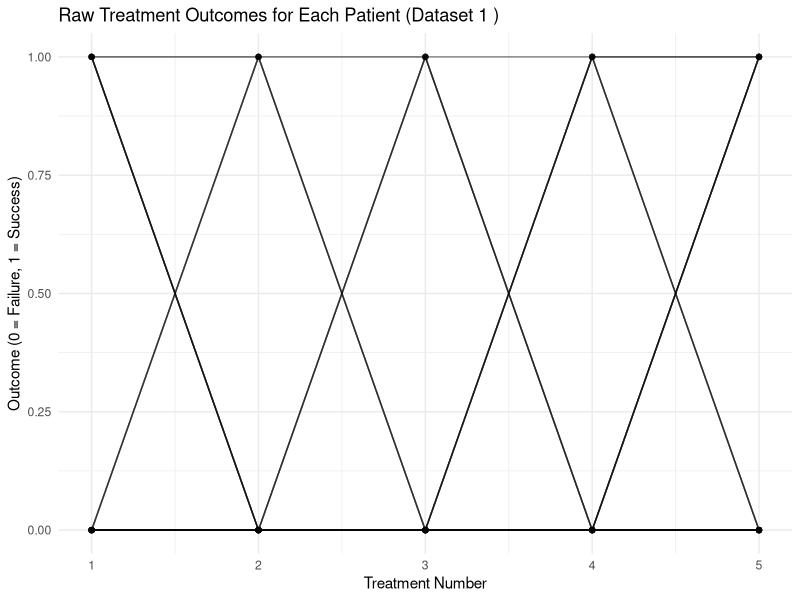
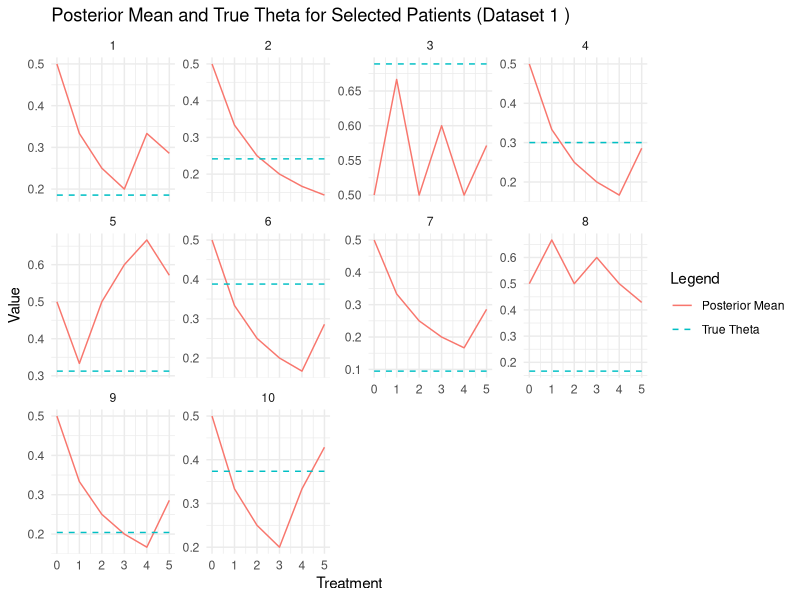
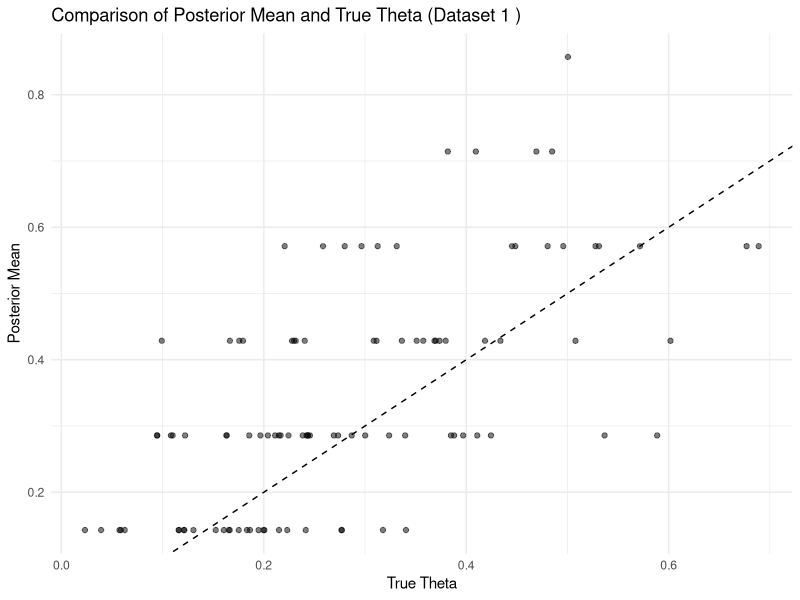
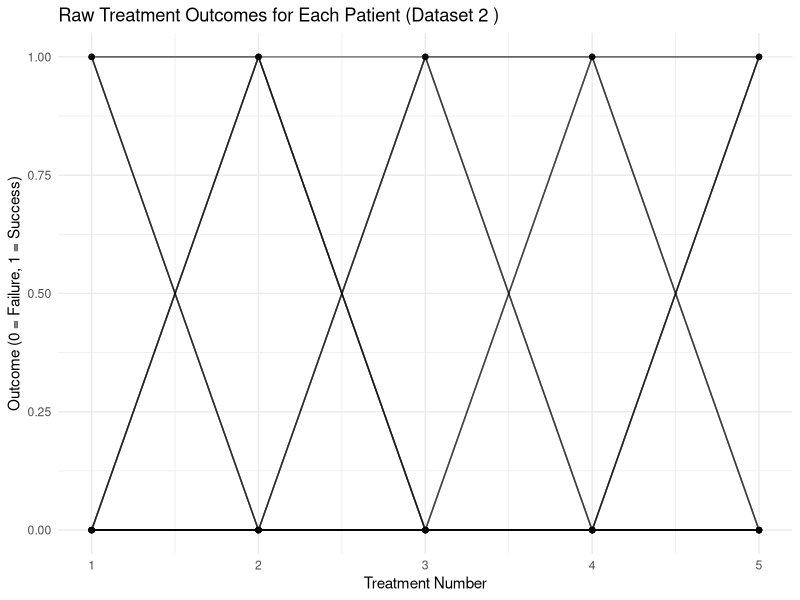
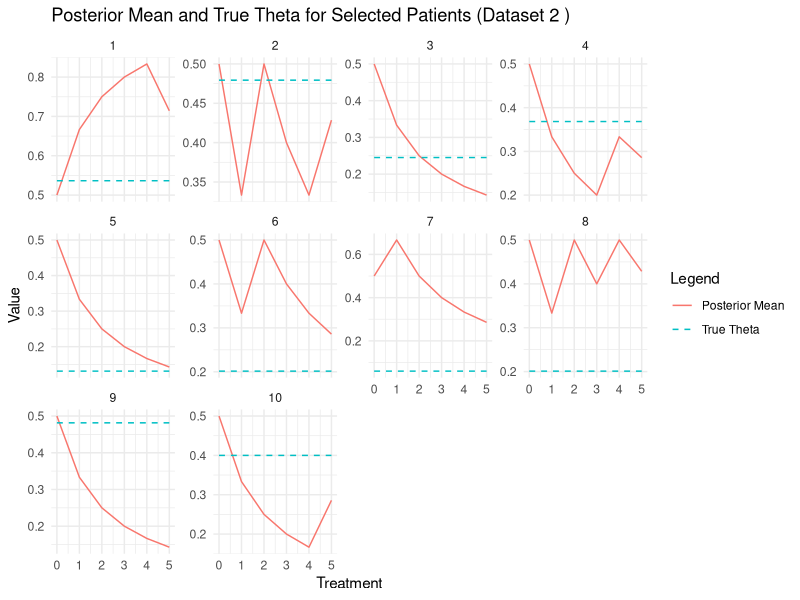
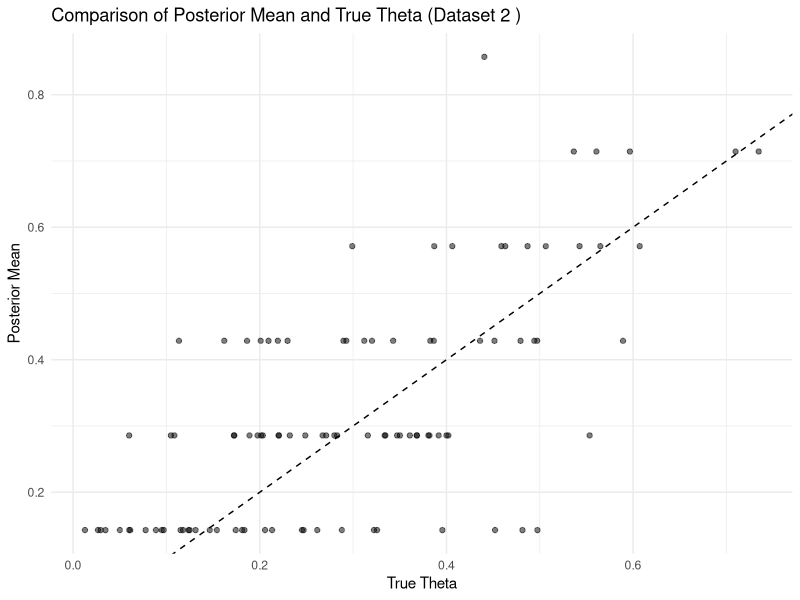
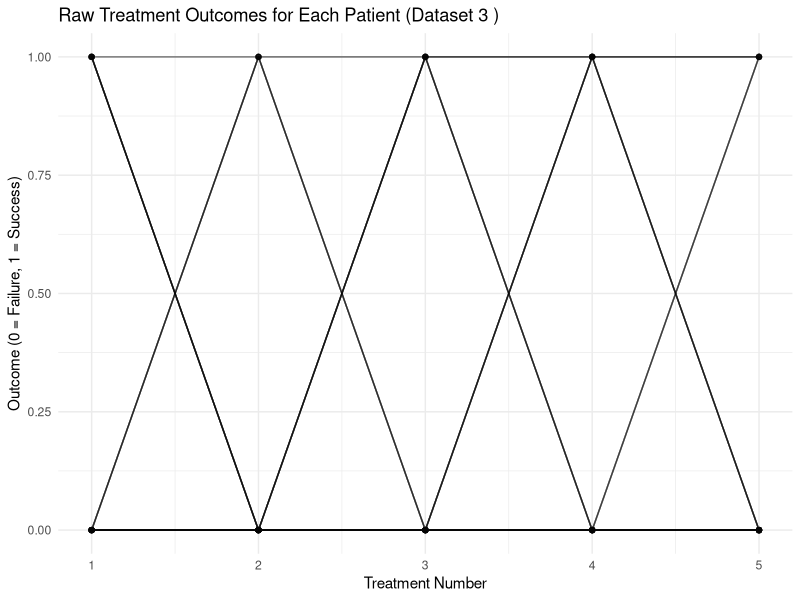
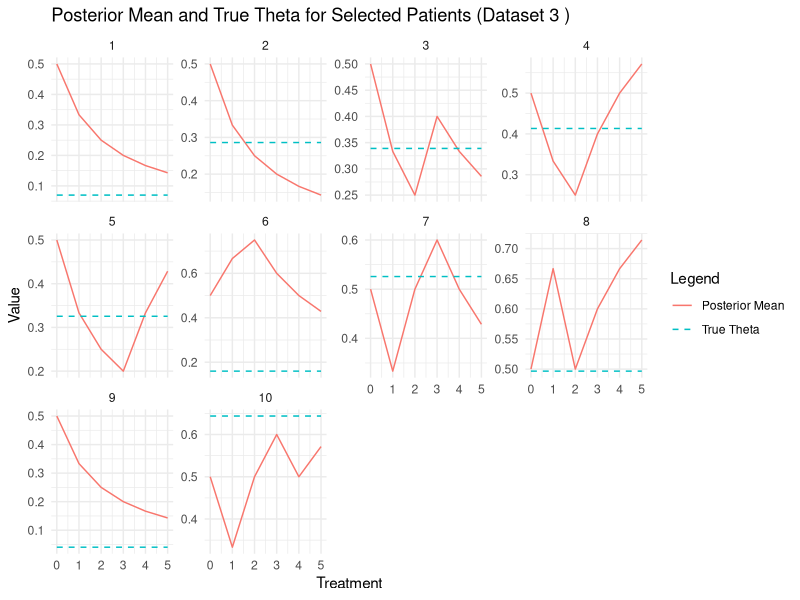

Write the R code that produced these figures, in order.
# Load necessary libraries
library(MCMCpack)  # For Beta distribution functions
library(ggplot2)   # For plotting
library(dplyr)     # For data manipulation
library(tidyr)     # For data reshaping

# Function to simulate treatment outcomes
simulate_treatment_outcomes <- function(theta, n_treatments) {
  rbinom(n_treatments, 1, theta)
}

# Function to perform Bayesian updating
bayesian_update <- function(prior_alpha, prior_beta, outcome) {
  if (outcome == 1) {
    prior_alpha <- prior_alpha + 1
  } else {
    prior_beta <- prior_beta + 1
  }
  return(c(prior_alpha, prior_beta))
}

# Simulate datasets
set.seed(123)
n_patients <- 100
n_treatments <- 5
n_datasets <- 3  # Number of datasets to simulate

all_datasets <- list()
for (d in 1:n_datasets) {
  true_theta <- rbeta(n_patients, 2, 5)  # True success probabilities for each patient
  treatment_outcomes <- t(sapply(true_theta, simulate_treatment_outcomes, n_treatments = n_treatments))
  all_datasets[[d]] <- list(true_theta = true_theta, treatment_outcomes = treatment_outcomes)
}

# Initialize prior parameters for Beta distribution
alpha_0 <- 1
beta_0 <- 1

# Loop through each dataset and perform Bayesian updating
results <- list()
for (d in 1:n_datasets) {
  dataset <- all_datasets[[d]]
  true_theta <- dataset$true_theta
  treatment_outcomes <- dataset$treatment_outcomes

  alpha_post <- matrix(NA, nrow = n_patients, ncol = n_treatments + 1)
  beta_post <- matrix(NA, nrow = n_patients, ncol = n_treatments + 1)
  alpha_post[, 1] <- alpha_0
  beta_post[, 1] <- beta_0

  for (i in 1:n_patients) {
    for (t in 1:n_treatments) {
      outcome <- treatment_outcomes[i, t]
      alpha_beta <- bayesian_update(alpha_post[i, t], beta_post[i, t], outcome)
      alpha_post[i, t + 1] <- alpha_beta[1]
      beta_post[i, t + 1] <- alpha_beta[2]
    }
  }

  posterior_mean <- alpha_post / (alpha_post + beta_post)
  results[[d]] <- list(alpha_post = alpha_post, beta_post = beta_post, posterior_mean = posterior_mean, true_theta = true_theta, treatment_outcomes = treatment_outcomes)
}

# Function to save plots
save_plot <- function(plot, filename) {
  ggsave(filename, plot = plot, width = 10, height = 8)
}

# Plot and save results
for (d in 1:n_datasets) {
  dataset_results <- results[[d]]

  # Create data frame for posterior parameters
  df_posterior <- data.frame(
    Patient = rep(1:n_patients, each = n_treatments + 1),
    Treatment = rep(0:n_treatments, times = n_patients),
    Alpha = as.vector(t(dataset_results$alpha_post)),
    Beta = as.vector(t(dataset_results$beta_post)),
    Posterior_Mean = as.vector(t(dataset_results$posterior_mean)),
    True_Theta = rep(dataset_results$true_theta, each = n_treatments + 1)
  )

  # Plot raw data
  df_outcomes <- as.data.frame(dataset_results$treatment_outcomes)
  df_outcomes <- df_outcomes %>%
    mutate(Patient = row_number()) %>%
    pivot_longer(-Patient, names_to = "Treatment", values_to = "Outcome") %>%
    mutate(Treatment = as.numeric(gsub("V", "", Treatment)))

  plot_raw_data <- ggplot(df_outcomes, aes(x = Treatment, y = Outcome, group = Patient)) +
    geom_line(alpha = 0.1) +
    geom_point(alpha = 0.1) +
    labs(title = paste("Raw Treatment Outcomes for Each Patient (Dataset", d, ")"),
         x = "Treatment Number",
         y = "Outcome (0 = Failure, 1 = Success)") +
    theme_minimal()
  save_plot(plot_raw_data, paste0("raw_data_dataset_", d, ".png"))

  # Plot posterior mean and true theta for the first few patients
  patients_to_plot <- 1:10
  df_subset <- df_posterior %>% filter(Patient %in% patients_to_plot)

  plot_posterior <- ggplot(df_subset, aes(x = Treatment)) +
    geom_line(aes(y = Posterior_Mean, color = "Posterior Mean")) +
    geom_line(aes(y = True_Theta, color = "True Theta"), linetype = "dashed") +
    facet_wrap(~ Patient, scales = "free_y") +
    labs(title = paste("Posterior Mean and True Theta for Selected Patients (Dataset", d, ")"),
         y = "Value",
         color = "Legend") +
    theme_minimal()
  save_plot(plot_posterior, paste0("posterior_mean_true_theta_dataset_", d, ".png"))

  # Plot overall distribution of posterior means vs true theta for the last treatment
  df_final <- df_posterior %>% filter(Treatment == n_treatments)

  plot_comparison <- ggplot(df_final, aes(x = True_Theta, y = Posterior_Mean)) +
    geom_point(alpha = 0.5) +
    geom_abline(slope = 1, intercept = 0, linetype = "dashed") +
    labs(title = paste("Comparison of Posterior Mean and True Theta (Dataset", d, ")"),
         x = "True Theta",
         y = "Posterior Mean") +
    theme_minimal()
  save_plot(plot_comparison, paste0("comparison_posterior_true_theta_dataset_", d, ".png"))

  # Create and save summary table for the first few patients
  summary_table <- df_posterior %>%
    filter(Patient %in% patients_to_plot, Treatment == n_treatments) %>%
    select(Patient, Alpha, Beta, True_Theta, Posterior_Mean)
  write.csv(summary_table, paste0("summary_table_dataset_", d, ".csv"), row.names = FALSE)
}

# Reliability Checking: Calculate mean squared error (MSE) between posterior mean and true theta
mse_results <- data.frame(Dataset = integer(), MSE = numeric())
for (d in 1:n_datasets) {
  dataset_results <- results[[d]]
  df_final <- dataset_results$posterior_mean[, n_treatments + 1]
  true_theta <- dataset_results$true_theta
  mse <- mean((df_final - true_theta)^2)
  mse_results <- rbind(mse_results, data.frame(Dataset = d, MSE = mse))
}

print(mse_results)
write.csv(mse_results, "mse_results.csv", row.names = FALSE)
